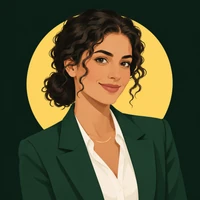
#> input picture assets/landing/noa-e.webp, 200 x 200 px
$ python make_push_icons.py
#> lines starting #> are read from the running program, lines starting #| are printed output that depends on the picture
"""
make_push_icons.py - the two pictures a push notification uses.

    pip install pillow
    python3 scripts/make_push_icons.py

web/public/noa-192.png   Noa (illustration E, the one the app uses) as a PNG: the
                         notification's large icon when the push is from Noa.
web/public/badge-96.png  The small status-bar mark on Android: the logo's suitcase,
                         white on transparent. Android paints every opaque pixel of
                         a badge one colour, so the full-colour app icon showed there
                         as a plain white square.

Build-time only; run it when the logo or Noa's picture changes, then
`python3 scripts/build_web.py` so web_bundle/ carries the new files.
"""
import os

from PIL import Image, ImageDraw

ROOT = os.path.dirname(os.path.dirname(os.path.abspath(__file__)))
PUBLIC = os.path.join(ROOT, "web", "public")


def noa():
    im = Image.open(os.path.join(ROOT, "assets", "landing", "noa-e.webp")).convert("RGBA")
    im = im.resize((192, 192), Image.LANCZOS)
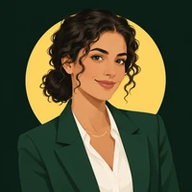
#> im: PIL image 192x192 RGBA; mean R, G, B, A 83.7, 81.7, 52.1, 255
    path = os.path.join(PUBLIC, "noa-192.png")
    im.save(path, optimize=True)
    return path


def badge():
    s = 8                                   # draw big, shrink for smooth edges
    n = 96 * s
    im = Image.new("RGBA", (n, n), (0, 0, 0, 0))
#> im: PIL image 768x768 RGBA; every value is 0
    d = ImageDraw.Draw(im)
    white, clear = (255, 255, 255, 255), (0, 0, 0, 0)

    def box(x0, y0, x1, y1, r, fill):
        d.rounded_rectangle((x0 * s, y0 * s, x1 * s, y1 * s), r * s, fill=fill)

    box(36, 14, 60, 40, 7, white)           # handle: a rounded loop...
    box(42, 20, 54, 40, 3, clear)           # ...with its hole
    box(10, 30, 86, 80, 9, white)           # the case
    d.rectangle((10 * s, 52 * s, 86 * s, 56 * s), fill=clear)      # the seam across it
    box(42, 46, 54, 62, 3, white)           # the clasp, bridging the seam
    im = im.resize((96, 96), Image.LANCZOS)
#> im: PIL image 96x96 RGBA
    path = os.path.join(PUBLIC, "badge-96.png")
    im.save(path, optimize=True)
    return path


if __name__ == "__main__":
    for p in (noa(), badge()):
        print("wrote %s (%d bytes)" % (p, os.path.getsize(p)))
